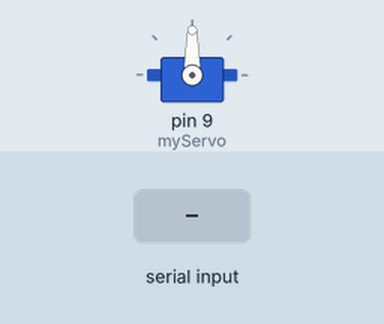
Bench run of a sketch on a simulated Arduino Uno, built with avr-gcc and run on an emulated ATmega328P. Shown: servo. Inputs (shaded band) come from the test bench. What the sketch prints to the serial monitor is not drawn.

Above: at 1.2 s.
1.3 s: "30,150v" received over Serial
At 2.5 s:
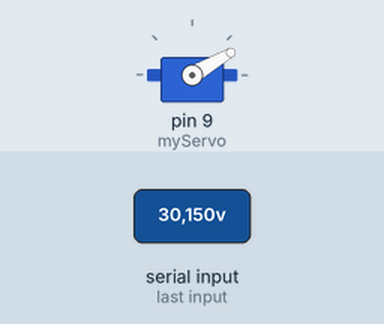
2.8 s: "5v" received over Serial
At 3.7 s:
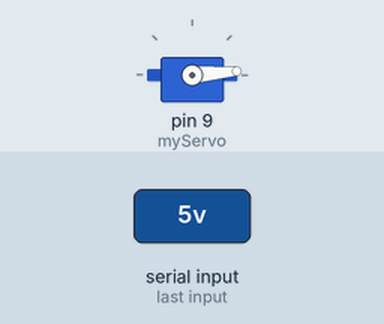
4.3 s: "200v" received over Serial
At 4.9 s:
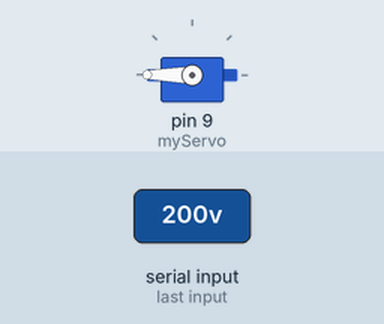
5.8 s: "90,45v" received over Serial
At 6.1 s:
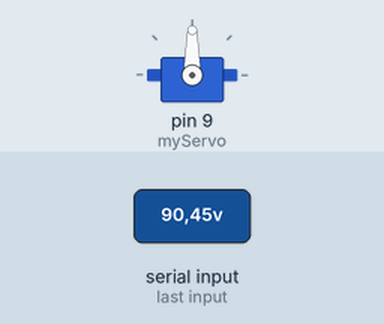
Timing chart, 0 to 8.3 s (numbered marks = the images above; inputs shaded):
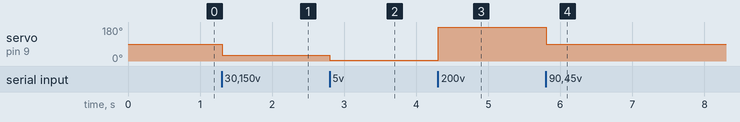

The sketch:

ICC_2.3.ino
```cpp
#include <Servo.h>

Servo myServo;

void setup() {
  Serial.begin(9600);
  myServo.attach(9);

}
void loop() {
 Serial.println(".");

 if(Serial.available()>0){

  String throttle = Serial.readStringUntil('v');
  int angle = throttle.toInt();
  myServo.write(angle);
  delay(10);

 }

}
```

Measured:
- after the input at 1.3 s, servo on pin 9 (myServo): 90° → 30° at once
- after the input at 2.8 s, servo on pin 9 (myServo): 30° → 5° at once
- after the input at 4.3 s, servo on pin 9 (myServo): 5° → 180° at once
- after the input at 5.8 s, servo on pin 9 (myServo): 180° → 90° at once
